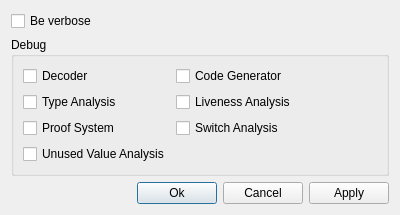
<?xml version="1.0" encoding="UTF-8"?>
<ui version="4.0">
 <class>LoggingSettingsDlg</class>
 <widget class="QDialog" name="LoggingSettingsDlg">
  <property name="geometry">
   <rect>
    <x>0</x>
    <y>0</y>
    <width>400</width>
    <height>180</height>
   </rect>
  </property>
  <property name="windowTitle">
   <string>Dialog</string>
  </property>
  <layout class="QVBoxLayout" name="verticalLayout_2">
   <item>
    <layout class="QVBoxLayout" name="verticalLayout">
     <item>
      <widget class="QCheckBox" name="chkVerbose">
       <property name="text">
        <string>Be verbose</string>
       </property>
      </widget>
     </item>
     <item>
      <widget class="QGroupBox" name="groupBox">
       <property name="title">
        <string>Debug</string>
       </property>
       <layout class="QFormLayout" name="formLayout">
        <item row="1" column="0">
         <widget class="QCheckBox" name="chkTypeAnalysis">
          <property name="text">
           <string>Type Analysis</string>
          </property>
         </widget>
        </item>
        <item row="2" column="0">
         <widget class="QCheckBox" name="chkProof">
          <property name="text">
           <string>Proof System</string>
          </property>
         </widget>
        </item>
        <item row="3" column="0">
         <widget class="QCheckBox" name="chkUnused">
          <property name="text">
           <string>Unused Value Analysis</string>
          </property>
         </widget>
        </item>
        <item row="1" column="1">
         <widget class="QCheckBox" name="chkLiveness">
          <property name="text">
           <string>Liveness Analysis</string>
          </property>
         </widget>
        </item>
        <item row="0" column="0">
         <widget class="QCheckBox" name="chkDecoder">
          <property name="text">
           <string>Decoder</string>
          </property>
         </widget>
        </item>
        <item row="0" column="1">
         <widget class="QCheckBox" name="chkCodegen">
          <property name="text">
           <string>Code Generator</string>
          </property>
         </widget>
        </item>
        <item row="2" column="1">
         <widget class="QCheckBox" name="chkSwitch">
          <property name="text">
           <string>Switch Analysis</string>
          </property>
         </widget>
        </item>
       </layout>
      </widget>
     </item>
    </layout>
   </item>
   <item>
    <layout class="QHBoxLayout" name="horizontalLayout">
     <item>
      <spacer name="horizontalSpacer">
       <property name="orientation">
        <enum>Qt::Horizontal</enum>
       </property>
       <property name="sizeHint" stdset="0">
        <size>
         <width>40</width>
         <height>20</height>
        </size>
       </property>
      </spacer>
     </item>
     <item>
      <widget class="QPushButton" name="btnOk">
       <property name="text">
        <string>Ok</string>
       </property>
      </widget>
     </item>
     <item>
      <widget class="QPushButton" name="btnCancel">
       <property name="text">
        <string>Cancel</string>
       </property>
      </widget>
     </item>
     <item>
      <widget class="QPushButton" name="btnApply">
       <property name="text">
        <string>Apply</string>
       </property>
      </widget>
     </item>
    </layout>
   </item>
  </layout>
 </widget>
 <resources/>
 <connections>
  <connection>
   <sender>btnCancel</sender>
   <signal>clicked()</signal>
   <receiver>LoggingSettingsDlg</receiver>
   <slot>reject()</slot>
   <hints>
    <hint type="sourcelabel">
     <x>253</x>
     <y>156</y>
    </hint>
    <hint type="destinationlabel">
     <x>262</x>
     <y>296</y>
    </hint>
   </hints>
  </connection>
 </connections>
</ui>
